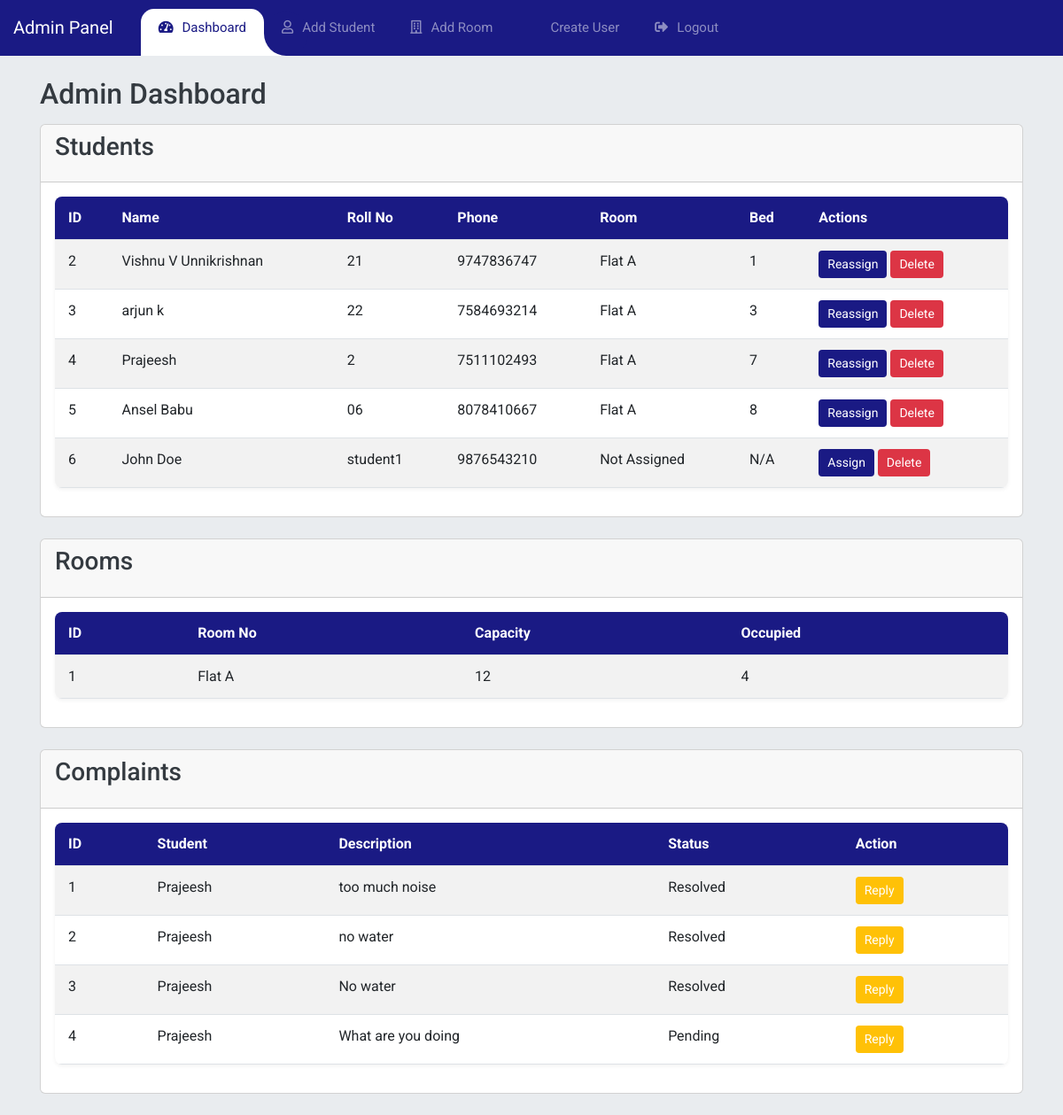
The app's page /admin/dashboard (signed in) with its own data.
### models/student.py (models this page shows, shortened)
class Student(db.Model):
    id = db.Column(db.Integer, primary_key=True)
    name = db.Column(db.String(100), nullable=False)
    roll_no = db.Column(db.String(20), nullable=False)
    contact = db.Column(db.String(15), nullable=False)  # Phone number (same as username)
    room_id = db.Column(db.Integer, db.ForeignKey('room.id'))
    bed_no = db.Column(db.Integer)

### models/room.py (models this page shows, shortened)
class Room(db.Model):
    id = db.Column(db.Integer, primary_key=True)
    room_no = db.Column(db.String(10), unique=True, nullable=False)
    capacity = db.Column(db.Integer, nullable=False)
    students = db.relationship('Student', backref='room', lazy=True)

### models/complaint.py (models this page shows)
class Complaint(db.Model):
    id = db.Column(db.Integer, primary_key=True)
    student_id = db.Column(db.Integer, db.ForeignKey('student.id'), nullable=False)
    description = db.Column(db.String(500), nullable=False)
    reply = db.Column(db.String(500))
    status = db.Column(db.String(50), default='Pending')
    student = db.relationship('Student', backref='complaints')

### app.py (the view)
@app.route('/admin/dashboard')
def admin_dashboard():
    if session.get('role') != 'admin':
        return redirect(url_for('admin_login'))
    students = Student.query.all()  # Fetch all students, including registered ones
    rooms = Room.query.all()
    complaints = Complaint.query.all()
    return render_template('admin/dashboard.html', students=students, rooms=rooms, complaints=complaints)

### templates/admin/dashboard.html (shortened to what this page needs)
<!DOCTYPE html>
<html lang="en">
<head>
    <link href="https://cdn.jsdelivr.net/npm/bootstrap@5.3.0/dist/css/bootstrap.min.css" rel="stylesheet">
    <link rel="stylesheet" href="https://cdnjs.cloudflare.com/ajax/libs/font-awesome/5.10.2/css/all.css">
    <link rel="stylesheet" href="{{ url_for('static', filename='css/admin_dashboard.css') }}">
    <link rel="stylesheet" href="{{ url_for('static', filename='css/navbar.css') }}">
</head>
<body>
    <nav class="navbar navbar-expand-custom navbar-mainbg">
        <a class="navbar-brand navbar-logo" href="{{ url_for('admin_dashboard') }}">Admin Panel</a>
        <div class="collapse navbar-collapse" id="navbarSupportedContent">
            <ul class="navbar-nav ml-auto">
                <div class="hori-selector"><div class="left"></div><div class="right"></div></div>
                <li class="nav-item active">
                    <a class="nav-link" href="{{ url_for('admin_dashboard') }}"><i class="fas fa-tachometer-alt"></i>Dashboard</a>
                </li>
                <li class="nav-item">
                    <a class="nav-link" href="{{ url_for('add_student') }}"><i class="far fa-user"></i>Add Student</a>
                </li>
                <li class="nav-item">
                    <a class="nav-link" href="{{ url_for('add_room') }}"><i class="far fa-building"></i>Add Room</a>
                </li>
                <li class="nav-item">
                    <a class="nav-link" href="{{ url_for('create_user') }}"><i class="far fa-user-plus"></i>Create User</a>
                </li>
                <li class="nav-item">
                    <a class="nav-link" href="{{ url_for('logout') }}"><i class="fas fa-sign-out-alt"></i>Logout</a>
                </li>
            </ul>
        </div>
    </nav>
    <div class="container mt-4">
        <h2>Admin Dashboard</h2>
        <div class="card mb-4">
            <div class="card-header">
                <h3>Students</h3>
            </div>
            <div class="card-body">
                <table class="table table-striped">
                    <thead>
                        <tr>
                            <th>ID</th>
                            <th>Name</th>
                            <th>Roll No</th>
                            <th>Phone</th>
                            <th>Room</th>
                            <th>Bed</th>
                            <th>Actions</th>
                        </tr>
                    </thead>
                    <tbody>
                        {% for student in students %}
                        <tr>
                            <td>{{ student.id }}</td>
                            <td>{{ student.name }}</td>
                            <td>{{ student.roll_no }}</td>
                            <td>{{ student.contact }}</td>
                            <td>{{ student.room.room_no if student.room else 'Not Assigned' }}</td>
                            <td>{{ student.bed_no if student.bed_no else 'N/A' }}</td>
                            <td>
                                <a href="{{ url_for('assign_room', student_id=student.id) }}" class="btn btn-sm btn-primary">
                                    {% if not student.room %}Assign{% else %}Reassign{% endif %}
                                </a>
                                <a href="{{ url_for('delete_student', student_id=student.id) }}" class="btn btn-sm btn-danger" onclick="return confirm('Are you sure you want to delete {{ student.name }}?');">
                                    Delete
                                </a>
                            </td>
                        </tr>
                        {% endfor %}
                    </tbody>
                </table>
            </div>
        </div>
        <div class="card mb-4">
            <div class="card-header">
                <h3>Rooms</h3>
            </div>
            <div class="card-body">
                <table class="table table-striped">
                    <thead>
                        <tr>
                            <th>ID</th>
                            <th>Room No</th>
                            <th>Capacity</th>
                            <th>Occupied</th>
                        </tr>
                    </thead>
                    <tbody>
                        {% for room in rooms %}
                        <tr>
                            <td>{{ room.id }}</td>
                            <td>{{ room.room_no }}</td>
                            <td>{{ room.capacity }}</td>
                            <td>{{ room.students|length }}</td>
                        </tr>
                        {% endfor %}
                    </tbody>
                </table>
            </div>
        </div>
        <div class="card mb-4">
            <div class="card-header">
                <h3>Complaints</h3>
            </div>
            <div class="card-body">
                <table class="table table-striped">
                    <thead>
                        <tr>
                            <th>ID</th>
                            <th>Student</th>
                            <th>Description</th>
                            <th>Status</th>
                            <th>Action</th>
                        </tr>
                    </thead>
                    <tbody>
                        {% for complaint in complaints %}
                        <tr>
                            <td>{{ complaint.id }}</td>
                            <td>{{ complaint.student.name }}</td>
                            <td>{{ complaint.description }}</td>
                            <td>{{ complaint.status }}</td>
                            <td><a href="{{ url_for('reply_complaint', complaint_id=complaint.id) }}" class="btn btn-sm btn-warning">Reply</a></td>
                        </tr>
                        {% endfor %}
                    </tbody>
                </table>
            </div>
        </div>
    </div>
</body>
</html>

### static/css/admin_dashboard.css (style rules this page uses)
:root { --primary-color: #1a1a84; --secondary-color: #343a40; --background-color: #e9ecef; --white-color: #fff; --box-shadow-color: rgba(0, 0, 0, 0.1); --table-shadow-color: rgba(0, 0, 0, 0.05); }
body { background-color: var(--background-color); font-family: 'Arial', sans-serif; margin: 0; padding: 0; }
.container { margin-top: 20px; padding: 0 15px; }
h2, h3 { color: var(--secondary-color); margin-bottom: 15px; }
.table { background: var(--white-color); border-radius: 8px; overflow: hidden; box-shadow: 0 2px 4px var(--table-shadow-color); width: 100%; border-collapse: collapse; }
.table th, .table td { padding: 12px 15px; text-align: left; }
.table th { background-color: var(--primary-color); color: var(--white-color); }
.table tr:nth-child(even) { background-color: #f2f2f2; }
.btn-sm { padding: 5px 10px; font-size: 14px; border: none; border-radius: 4px; cursor: pointer; transition: opacity 0.3s ease; }
.btn-primary { background-color: var(--primary-color); color: var(--white-color); }
.btn-warning { background-color: #ffc107; color: var(--white-color); }
.btn-danger { background-color: #dc3545; color: var(--white-color); }

### static/css/navbar.css (style rules this page uses)
body { font-family: 'Roboto', sans-serif; }
* { margin: 0; padding: 0; }
i { margin-right: 10px; }
.navbar-logo { padding: 15px; color: #fff; }
.navbar-mainbg { background-color: #1a1a84; padding: 0px; }
#navbarSupportedContent { overflow: hidden; position: relative; }
#navbarSupportedContent ul { padding: 0px; margin: 0px; }
#navbarSupportedContent ul li a i { margin-right: 10px; }
#navbarSupportedContent li { list-style-type: none; float: left; }
#navbarSupportedContent ul li a { color: rgba(255,255,255,0.5); text-decoration: none; font-size: 15px; display: block; padding: 20px 20px; transition-duration: 0.6s; transition-timing-function: cubic-bezier(0.68, -0.55, 0.265, 1.55); position: relative; }
#navbarSupportedContent>ul>li.active>a { color: #1a1a84; background-color: transparent; transition: all 0.7s; }
.hori-selector { display: inline-block; position: absolute; height: 100%; top: 0px; left: 0px; transition-duration: 0.6s; transition-timing-function: cubic-bezier(0.68, -0.55, 0.265, 1.55); background-color: #fff; border-top-left-radius: 15px; border-top-right-radius: 15px; margin-top: 10px; }
.hori-selector .right, .hori-selector .left { position: absolute; width: 25px; height: 25px; background-color: #fff; bottom: 10px; }
.hori-selector .right { right: -25px; }
.hori-selector .right:before, .hori-selector .left:before { content: ''; position: absolute; width: 50px; height: 50px; border-radius: 50%; background-color: #1a1a84; }
.hori-selector .right:before { bottom: 0; right: -25px; }
@media (min-width: 992px) { .navbar-expand-custom { -ms-flex-flow: row nowrap; flex-flow: row nowrap; -ms-flex-pack: start; justify-content: flex-start; } }
@media (min-width: 992px) { .navbar-expand-custom .navbar-nav { -ms-flex-direction: row; flex-direction: row; } }
@media (min-width: 992px) { .navbar-expand-custom .navbar-collapse { display: -ms-flexbox!important; display: flex!important; -ms-flex-preferred-size: auto; flex-basis: auto; } }

### records on screen
Student: id "2", name "Vishnu V Unnikrishnan", roll_no "21", contact "9747836747", room "Flat A", bed_no "1", shows "Reassign"
Student: id "3", name "arjun k", roll_no "22", contact "7584693214", room "Flat A", bed_no "3", shows "Reassign"
Student: id "4", name "Prajeesh", roll_no "2", contact "7511102493", room "Flat A", bed_no "7", shows "Reassign"
Student: id "5", name "Ansel Babu", roll_no "06", contact "8078410667", room "Flat A", bed_no "8", shows "Reassign"
Student: id "6", name "John Doe", roll_no "student1", contact "9876543210", room "Not Assigned", bed_no "N/A"
Room: id "1", room_no "Flat A", capacity "12", students|length "4"
Complaint: id "1", student.name "Prajeesh", description "too much noise", status "Resolved"
Complaint: id "2", student.name "Prajeesh", description "no water", status "Resolved"
Complaint: id "3", student.name "Prajeesh", description "No water", status "Resolved"
Complaint: id "4", student.name "Prajeesh", description "What are you doing", status "Pending"
